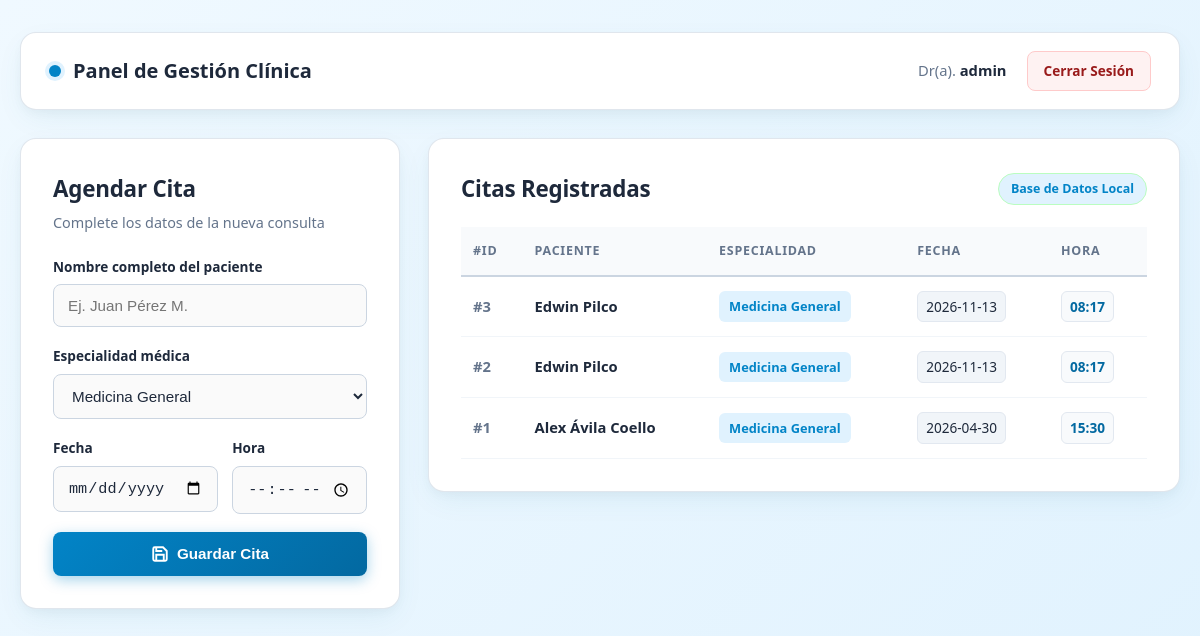
/ (signed in), run on the app's committed database.
### tables this page shows
CREATE TABLE citas (
        id INTEGER PRIMARY KEY AUTOINCREMENT,
        paciente_nombre TEXT, -- Cambiado para coincidir con index.php
        especialidad TEXT,
        fecha DATE,
        hora TEXT,
        estado TEXT DEFAULT 'Registrada'
    );

### index.php (the view, shortened to what this page needs)
<?php
require_once 'db_config.php';
$msg = "";
$msgType = "";
?>
<!DOCTYPE html>
<html lang="es">
<head>
    <link rel="stylesheet" href="css/style.css">
</head>
<body>
<div class="main-wrapper">
    <?php if (!isset($_SESSION['usuario'])): ?>
        <div class="card login-card">
            <div class="card-header">
                <div class="icon-badge">
                    <svg width="26" height="26" viewBox="0 0 24 24" fill="none" stroke="currentColor" stroke-width="2">
                        <path d="M22 12h-4l-3 9L9 3l-3 9H2"></path>
                    </svg>
                </div>
                <h2>Portal Médico</h2>
                <p class="subtitle">Ingrese sus credenciales de acceso</p>
            </div>
            <?php if ($msg): ?>
                <div class="alert alert-<?= $msgType ?>"><?= htmlspecialchars($msg) ?></div>
            <?php endif; ?>
            <form method="POST" class="form-layout">
                <div class="form-group">
                    <label for="user">Usuario</label>
                    <input type="text" id="user" name="user" placeholder="Ej. admin" required autocomplete="username">
                </div>
                <div class="form-group">
                    <label for="pass">Contraseña</label>
                    <input type="password" id="pass" name="pass" placeholder="••••••••" required autocomplete="current-password">
                </div>
                <button type="submit" name="login" class="btn btn-primary">Iniciar Sesión</button>
            </form>
        </div>
    <?php else: ?>
        <header class="top-bar">
            <div class="brand">
                <span class="brand-dot"></span>
                <h1>Panel de Gestión Clínica</h1>
            </div>
            <div class="user-controls">
                <span class="user-badge">Dr(a). <strong><?= htmlspecialchars($_SESSION['usuario']) ?></strong></span>
                <a href="?logout=1" class="btn-logout">Cerrar Sesión</a>
            </div>
        </header>
        <div class="dashboard-grid">
            <section class="card form-section">
                <div class="section-title">
                    <h2>Agendar Cita</h2>
                    <p class="subtitle">Complete los datos de la nueva consulta</p>
                </div>
                <form method="POST" class="form-layout">
                    <div class="form-group">
                        <label for="paciente">Nombre completo del paciente</label>
                        <input type="text" id="paciente" name="paciente" placeholder="Ej. Juan Pérez M." required>
                    </div>
                    <div class="form-group">
                        <label for="especialidad">Especialidad médica</label>
                        <select id="especialidad" name="especialidad">
                            <option value="Medicina General">Medicina General</option>
                        </select>
                    </div>
                    <div class="form-row">
                        <div class="form-group">
                            <label for="fecha">Fecha</label>
                            <input type="date" id="fecha" name="fecha" required>
                        </div>
                        <div class="form-group">
                            <label for="hora">Hora</label>
                            <input type="time" id="hora" name="hora" required>
                        </div>
                    </div>
                    <button type="submit" name="agendar" class="btn btn-primary btn-save">
                        <svg width="18" height="18" viewBox="0 0 24 24" fill="none" stroke="currentColor" stroke-width="2.5"><path d="M19 21H5a2 2 0 0 1-2-2V5a2 2 0 0 1 2-2h11l5 5v11a2 2 0 0 1-2 2z"></path><polyline points="17 21 17 13 7 13 7 21"></polyline><polyline points="7 3 7 8 15 8"></polyline></svg>
                        Guardar Cita
                    </button>
                </form>
            </section>
            <section class="card table-section">
                <div class="table-header">
                    <h2>Citas Registradas</h2>
                    <span class="badge-info">Base de Datos Local</span>
                </div>
                <div class="table-responsive">
                    <table>
                        <thead>
                            <tr>
                                <th>#ID</th>
                                <th>Paciente</th>
                                <th>Especialidad</th>
                                <th>Fecha</th>
                                <th>Hora</th>
                            </tr>
                        </thead>
                        <tbody>
                            <?php
                            $stmt = $pdo->query("SELECT * FROM citas ORDER BY id DESC");
                            while ($row = $stmt->fetch(PDO::FETCH_ASSOC)):
                                $hasRows = true; ?>
                                <tr>
                                    <td class="td-id">#<?= $row['id'] ?></td>
                                    <td class="td-patient"><?= htmlspecialchars($row['paciente_nombre']) ?></td>
                                    <td><span class="pill"><?= htmlspecialchars($row['especialidad']) ?></span></td>
                                    <td class="td-date">
                                        <span class="date-badge"><?= htmlspecialchars($row['fecha']) ?></span>
                                    </td>
                                    <td class="td-time">
                                        <span class="time-badge"><?= htmlspecialchars($row['hora']) ?></span>
                                    </td>
                                </tr>
                            <?php endwhile; ?>
                        </tbody>
                    </table>
                </div>
            </section>
        </div>
    <?php endif; ?>
</div>
</body>
</html>

### data on the page
citas: id "3", paciente_nombre "Edwin Pilco", especialidad "Medicina General", fecha "2026-11-13", hora "08:17"
citas: id "2", paciente_nombre "Edwin Pilco", especialidad "Medicina General", fecha "2026-11-13", hora "08:17"
citas: id "1", paciente_nombre "Alex Ávila Coello", especialidad "Medicina General", fecha "2026-04-30", hora "15:30"

### other printed values
$_SESSION['usuario'] "admin"
